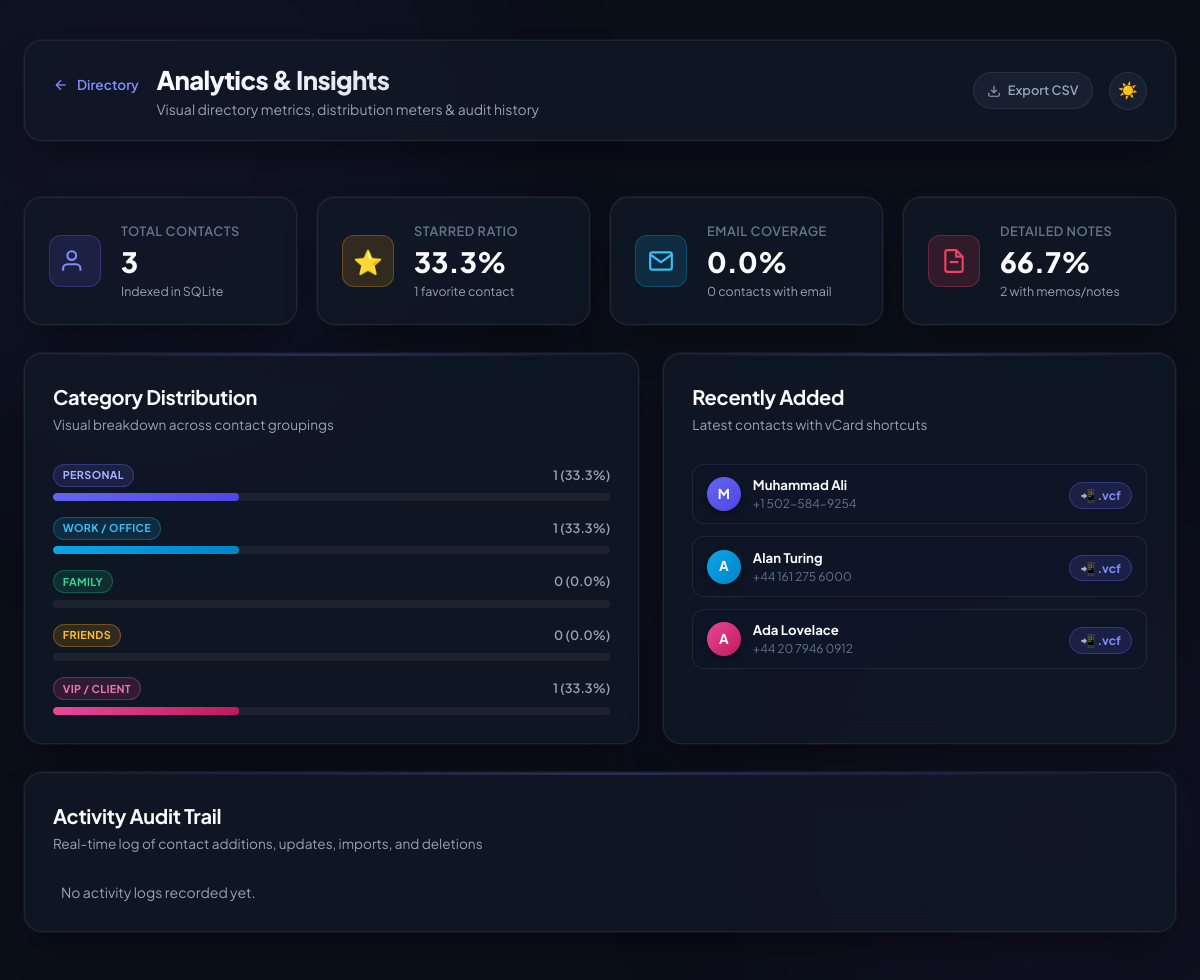
/dashboard/, run on the app's committed database.
### contacts/models.py (models this page shows, shortened)
class Contact(models.Model):
    user = models.ForeignKey(
        User,
        on_delete=models.CASCADE,
        related_name='contacts',
        null=True,
        blank=True,
        help_text="Owner user account for this contact"
    )
    name = models.CharField(
        max_length=100,
        help_text="Full name of the contact"
    )
    phone = models.CharField(
        max_length=20,
        help_text="Phone number of the contact"
    )
    email = models.EmailField(
        max_length=100,
        blank=True,
        default='',
        help_text="Optional email address of the contact"
    )
    is_favorite = models.BooleanField(
        default=False,
        help_text="Mark contact as favorite/starred"
    )
    CATEGORY_CHOICES = [
        ('personal', 'Personal'),
        ('work', 'Work / Office'),
        ('family', 'Family'),
        ('friends', 'Friends'),
        ('vip', 'VIP / Client'),
    ]
    category = models.CharField(
        max_length=20,
        choices=CATEGORY_CHOICES,
        default='personal',
        blank=True,
        help_text="Category/group for the contact"
    )
    notes = models.TextField(
        blank=True,
        default='',
        help_text="Additional notes, address, or details"
    )
    created_at = models.DateTimeField(
        auto_now_add=True,
        null=True,
        blank=True
    )
    updated_at = models.DateTimeField(
        auto_now=True,
        null=True,
        blank=True
    )
    class Meta:
        db_table = 'contacts_contact'
        ordering = ['-id']
        verbose_name = 'Contact'
        verbose_name_plural = 'Contacts'

### contacts/views.py (the view)
# urls.py: path('dashboard/', views.analytics_dashboard, name='analytics_dashboard'),
def analytics_dashboard(request):
    if request.user.is_authenticated:
        queryset = Contact.objects.filter(Q(user=request.user) | Q(user__isnull=True))
        logs_queryset = ActivityLog.objects.filter(Q(user=request.user) | Q(user__isnull=True))
    else:
        queryset = Contact.objects.all()
        logs_queryset = ActivityLog.objects.all()
    total = queryset.count()
    favorites = queryset.filter(is_favorite=True).count()
    fav_pct = round((favorites / total * 100), 1) if total > 0 else 0
    with_email = queryset.exclude(email='').count()
    email_pct = round((with_email / total * 100), 1) if total > 0 else 0
    with_notes = queryset.exclude(notes='').count()
    notes_pct = round((with_notes / total * 100), 1) if total > 0 else 0
    cat_counts = dict(
        queryset.values('category')
        .annotate(count=Count('id'))
        .values_list('category', 'count')
    )
    category_stats = []
    for key, label in Contact.CATEGORY_CHOICES:
        count = cat_counts.get(key, 0)
        pct = round((count / total * 100), 1) if total > 0 else 0
        category_stats.append({
            'key': key,
            'label': label,
            'count': count,
            'pct': pct
        })
    recent_activities = logs_queryset[:10]
    recent_contacts = queryset.order_by('-id')[:5]
    context = {
        'total_contacts': total,
        'favorite_contacts': favorites,
        'fav_pct': fav_pct,
        'with_email': with_email,
        'email_pct': email_pct,
        'with_notes': with_notes,
        'notes_pct': notes_pct,
        'category_stats': category_stats,
        'recent_activities': recent_activities,
        'recent_contacts': recent_contacts,
    }
    return render(request, 'contacts/dashboard.html', context)

### contacts/templates/contacts/dashboard.html (shortened to what this page needs)
{% load static %}
<!DOCTYPE html>
<html lang="en" data-theme="dark">
<head>
    <link rel="stylesheet" href="{% static 'contacts/style.css' %}">
</head>
<body>
    <div class="ambient-glow glow-top-left" aria-hidden="true"></div>
    <div class="ambient-glow glow-bottom-right" aria-hidden="true"></div>
    <div class="app-wrapper dashboard-wrapper">
        <header class="app-header">
            <div class="header-brand">
                <a href="{% url 'contact_list' %}" class="btn-back" title="Return to Directory">
                    <svg viewBox="0 0 24 24" fill="none" stroke="currentColor" stroke-width="2">
                        <line x1="19" y1="12" x2="5" y2="12"></line>
                        <polyline points="12 19 5 12 12 5"></polyline>
                    </svg>
                    <span>Directory</span>
                </a>
                <div class="brand-text">
                    <h1 class="brand-title">Analytics &amp; Insights</h1>
                    <p class="brand-subtitle">Visual directory metrics, distribution meters &amp; audit history</p>
                </div>
            </div>
            <div class="header-meta">
                <a href="{% url 'contact_export_csv' %}" class="btn btn-header-action">
                    <svg viewBox="0 0 24 24" fill="none" stroke="currentColor" stroke-width="2">
                        <path d="M21 15v4a2 2 0 0 1-2 2H5a2 2 0 0 1-2-2v-4"></path>
                        <polyline points="7 10 12 15 17 10"></polyline>
                        <line x1="12" y1="15" x2="12" y2="3"></line>
                    </svg>
                    <span>Export CSV</span>
                </a>
                <button type="button" class="btn-theme-toggle" id="theme-toggle-btn" aria-label="Toggle Theme">
                    <span class="theme-icon theme-icon-light">☀️</span>
                </button>
            </div>
        </header>
        <main class="dashboard-grid">
            <section class="kpi-grid">
                <div class="kpi-card">
                    <div class="kpi-icon-pill kpi-indigo">
                        <svg viewBox="0 0 24 24" fill="none" stroke="currentColor" stroke-width="2">
                            <path d="M17 21v-2a4 4 0 0 0-4-4H5a4 4 0 0 0-4 4v2"></path>
                            <circle cx="9" cy="7" r="4"></circle>
                        </svg>
                    </div>
                    <div class="kpi-data">
                        <span class="kpi-label">Total Contacts</span>
                        <h3 class="kpi-value">{{ total_contacts }}</h3>
                        <span class="kpi-sub">Indexed in SQLite</span>
                    </div>
                </div>
                <div class="kpi-card">
                    <div class="kpi-icon-pill kpi-amber">
                        <span>⭐</span>
                    </div>
                    <div class="kpi-data">
                        <span class="kpi-label">Starred Ratio</span>
                        <h3 class="kpi-value">{{ fav_pct }}%</h3>
                        <span class="kpi-sub">{{ favorite_contacts }} favorite contact{{ favorite_contacts|pluralize }}</span>
                    </div>
                </div>
                <div class="kpi-card">
                    <div class="kpi-icon-pill kpi-cyan">
                        <svg viewBox="0 0 24 24" fill="none" stroke="currentColor" stroke-width="2">
                            <path d="M4 4h16c1.1 0 2 .9 2 2v12c0 1.1-.9 2-2 2H4c-1.1 0-2-.9-2-2V6c0-1.1.9-2 2-2z"></path>
                            <polyline points="22,6 12,13 2,6"></polyline>
                        </svg>
                    </div>
                    <div class="kpi-data">
                        <span class="kpi-label">Email Coverage</span>
                        <h3 class="kpi-value">{{ email_pct }}%</h3>
                        <span class="kpi-sub">{{ with_email }} contacts with email</span>
                    </div>
                </div>
                <div class="kpi-card">
                    <div class="kpi-icon-pill kpi-rose">
                        <svg viewBox="0 0 24 24" fill="none" stroke="currentColor" stroke-width="2">
                            <path d="M14 2H6a2 2 0 0 0-2 2v16a2 2 0 0 0 2 2h12a2 2 0 0 0 2-2V8z"></path>
                            <polyline points="14 2 14 8 20 8"></polyline>
                            <line x1="16" y1="13" x2="8" y2="13"></line>
                        </svg>
                    </div>
                    <div class="kpi-data">
                        <span class="kpi-label">Detailed Notes</span>
                        <h3 class="kpi-value">{{ notes_pct }}%</h3>
                        <span class="kpi-sub">{{ with_notes }} with memos/notes</span>
                    </div>
                </div>
            </section>
            <section class="dashboard-two-col">
                <div class="panel-card chart-panel">
                    <div class="panel-header">
                        <div>
                            <h2 class="panel-title">Category Distribution</h2>
                            <p class="panel-desc">Visual breakdown across contact groupings</p>
                        </div>
                    </div>
                    <div class="distribution-meters-list">
                        {% for cat in category_stats %}
                        <div class="meter-item">
                            <div class="meter-header">
                                <span class="meter-label badge-category badge-cat-{{ cat.key }}">{{ cat.label }}</span>
                                <span class="meter-counts">{{ cat.count }} ({{ cat.pct }}%)</span>
                            </div>
                            <div class="meter-bar-track">
                                <div class="meter-bar-fill cat-avatar-{{ cat.key }}" style="width: {{ cat.pct }}%;"></div>
                            </div>
                        </div>
                        {% endfor %}
                    </div>
                </div>
                <div class="panel-card chart-panel">
                    <div class="panel-header">
                        <div>
                            <h2 class="panel-title">Recently Added</h2>
                            <p class="panel-desc">Latest contacts with vCard shortcuts</p>
                        </div>
                    </div>
                    <div class="recent-contacts-mini-list">
                        {% if recent_contacts %}
                            {% for contact in recent_contacts %}
                            <div class="recent-mini-row">
                                <div class="recent-mini-left">
                                    <div class="contact-avatar cat-avatar-{{ contact.category }} mini-avatar">
                                        <span>{{ contact.name|slice:':1'|upper }}</span>
                                    </div>
                                    <div class="recent-mini-info">
                                        <strong>{{ contact.name }}</strong>
                                        <span>{{ contact.phone }}</span>
                                    </div>
                                </div>
                                <div class="recent-mini-right">
                                    <a href="{% url 'contact_export_vcard' contact.id %}" class="btn-vcard-pill" title="Download vCard for Phone Import">
                                        📲 .vcf
                                    </a>
                                </div>
                            </div>
                            {% endfor %}
                        {% else %}
                            <p class="empty-desc">No contacts added yet.</p>
                        {% endif %}
                    </div>
                </div>
            </section>
            <section class="panel-card audit-panel">
                <div class="panel-header">
                    <div>
                        <h2 class="panel-title">Activity Audit Trail</h2>
                        <p class="panel-desc">Real-time log of contact additions, updates, imports, and deletions</p>
                    </div>
                </div>
                <div class="audit-timeline">
                    {% if recent_activities %}
                        {% for log in recent_activities %}
                        <div class="timeline-item">
                            <div class="timeline-dot dot-{{ log.action }}"></div>
                            <div class="timeline-content">
                                <div class="timeline-header">
                                    <span class="timeline-action badge-act-{{ log.action }}">{{ log.get_action_display }}</span>
                                    <span class="timeline-time">{{ log.created_at|date:"M d, Y H:i:s" }}</span>
                                </div>
                                <p class="timeline-desc">{{ log.description }}</p>
                            </div>
                        </div>
                        {% endfor %}
                    {% else %}
                        <p class="empty-desc">No activity logs recorded yet.</p>
                    {% endif %}
                </div>
            </section>
        </main>
    </div>
</body>
</html>

### data on the page
Contact: name "M", name "Muhammad Ali", phone "+1 502-584-9254"
Contact: name "A", name "Alan Turing", phone "+44 161 275 6000"
Contact: name "A", name "Ada Lovelace", phone "+44 20 7946 0912"

### other printed values
{{ total_contacts }} "3"
{{ fav_pct }} "33.3"
{{ favorite_contacts }} "1"
{{ email_pct }} "0.0"
{{ with_email }} "0"
{{ notes_pct }} "66.7"
{{ with_notes }} "2"
{{ cat.label }} "PERSONAL" "WORK / OFFICE" "FAMILY" "FRIENDS" "VIP / CLIENT"
{{ cat.count }} "1" "1" "0" "0" "1"
{{ cat.pct }} "33.3" "33.3" "0.0" "0.0" "33.3"
